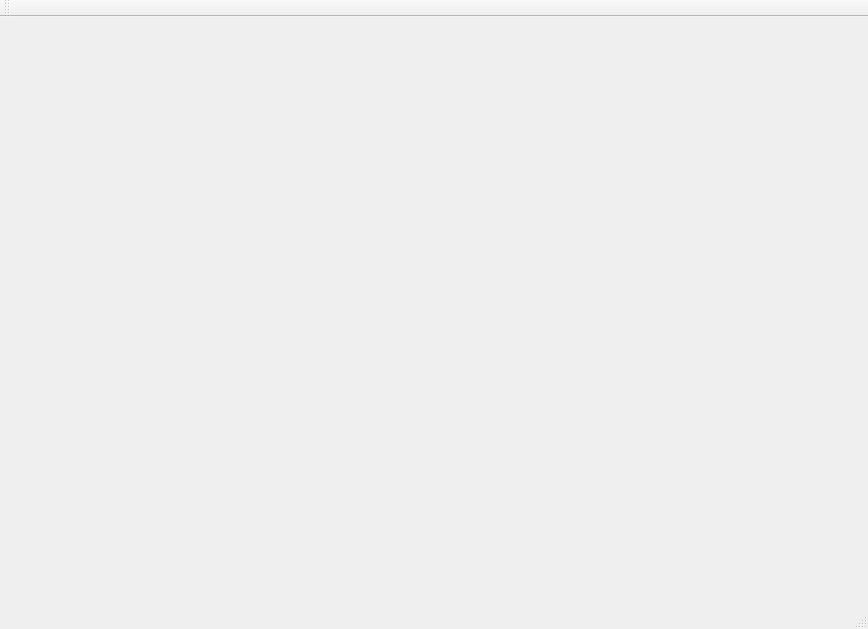
<?xml version="1.0" encoding="UTF-8"?>
<ui version="4.0">
 <class>MainWindow</class>
 <widget class="QMainWindow" name="MainWindow">
  <property name="geometry">
   <rect>
    <x>0</x>
    <y>0</y>
    <width>868</width>
    <height>629</height>
   </rect>
  </property>
  <property name="windowTitle">
   <string>MainWindow</string>
  </property>
  <widget class="QWidget" name="centralWidget"/>
  <widget class="QMenuBar" name="menuBar">
   <property name="geometry">
    <rect>
     <x>0</x>
     <y>0</y>
     <width>868</width>
     <height>26</height>
    </rect>
   </property>
  </widget>
  <widget class="QToolBar" name="mainToolBar">
   <attribute name="toolBarArea">
    <enum>TopToolBarArea</enum>
   </attribute>
   <attribute name="toolBarBreak">
    <bool>false</bool>
   </attribute>
  </widget>
  <widget class="QStatusBar" name="statusBar"/>
 </widget>
 <layoutdefault spacing="6" margin="11"/>
 <resources/>
 <connections/>
</ui>
